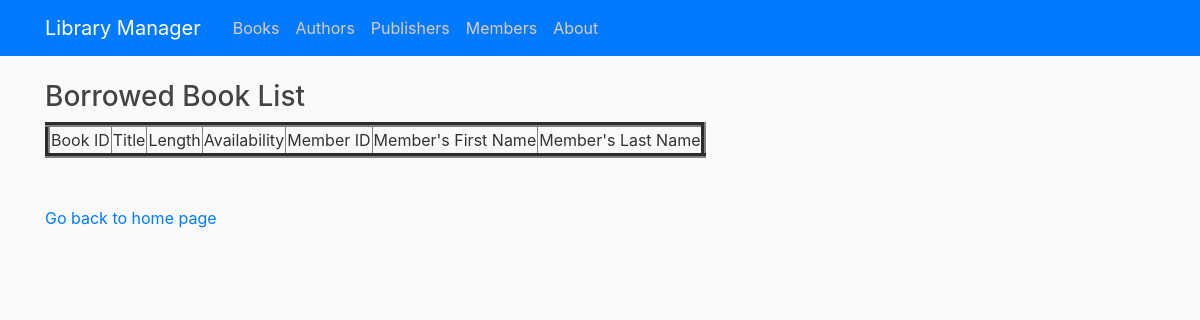
The page /checkedoutlist on the database as committed earlier.
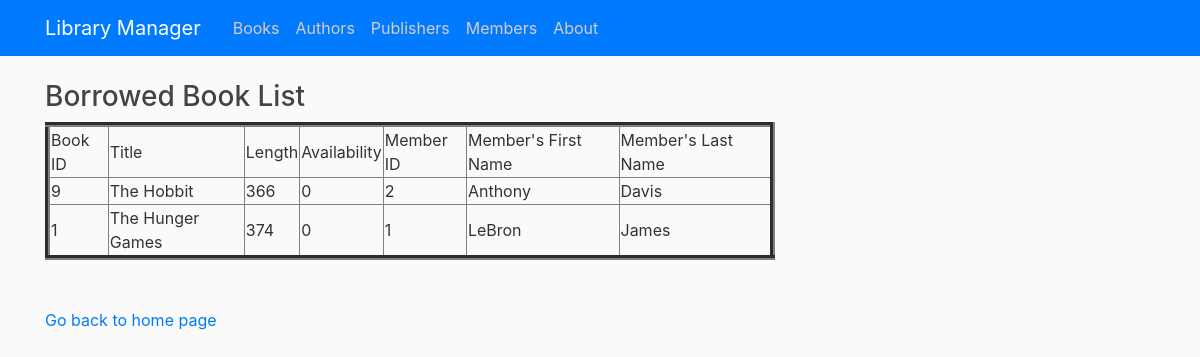
The same page on the database as committed later.
### tables this page shows
CREATE TABLE Book (bookId INTEGER PRIMARY KEY AUTOINCREMENT, title TEXT NOT NULL, length INTEGER NOT NULL, availability BOOLEAN NOT NULL CHECK(availability IN (0, 1)));

CREATE TABLE Member (memberId INTEGER PRIMARY KEY AUTOINCREMENT, firstName TEXT NOT NULL, lastName TEXT NOT NULL,     birthday DATE NOT NULL, phoneNumber VARCHAR(15) NOT NULL);

### library/routes.py (the view)
@app.route("/checkedoutlist")
def borrowedBooks():
    con = sqlite3.connect("book.db")
    con.row_factory = sqlite3.Row
    cur = con.cursor()
    cur.execute("SELECT Book.bookId, Book.title, Book.length, Book.availability, \
        Member.memberId, Member.firstName, Member.lastName, date(BorrowedBy.issueDate, '+6 months') AS dueDate \
        FROM Book JOIN BorrowedBy JOIN Member \
        ON Book.bookId = BorrowedBy.bookId \
        AND BorrowedBy.memberId = Member.memberId")
    rows = cur.fetchall()
    return render_template("borrowed_books.html", rows = rows)

### library/templates/borrowed_books.html (shortened to what this page needs)
{% extends "layout.html" %}
{% block content %}
<!DOCTYPE html>
<html>
<head>
</head>
<body>
    <h3>Borrowed Book List</h3>
    <table border=5>
        <thead>
            <td>Book ID</td>
            <td>Title</td>
            <td>Length</td>
            <td>Availability</td>
            <td>Member ID</td>
            <td>Member's First Name</td>
            <td>Member's Last Name</td>
        </thead>
        {% for row in rows %}
        <tr>
            <td>{{row["bookId"]}}</td>
            <td>{{row["title"]}}</td>
            <td>{{row["length"]}}</td>
            <td>{{row["availability"]}}</td>
            <td>{{row["memberId"]}}</td>
            <td>{{row["firstName"]}}</td>
            <td>{{row["lastName"]}}</td>
        </tr>
        {% endfor %}
    </table>
    <br><br>
    <a href="/">Go back to home page</a>
</body>
</html>
{% endblock content %}

Rows that differ between the two databases and show on the page:
now on this page (row edited): Book: bookId "9", title "The Hobbit", length "366", availability "0", memberId "2", firstName "Anthony", lastName "Davis"
now on this page (row edited): Book: bookId "1", title "The Hunger Games", length "374", availability "0", memberId "1", firstName "LeBron", lastName "James"
